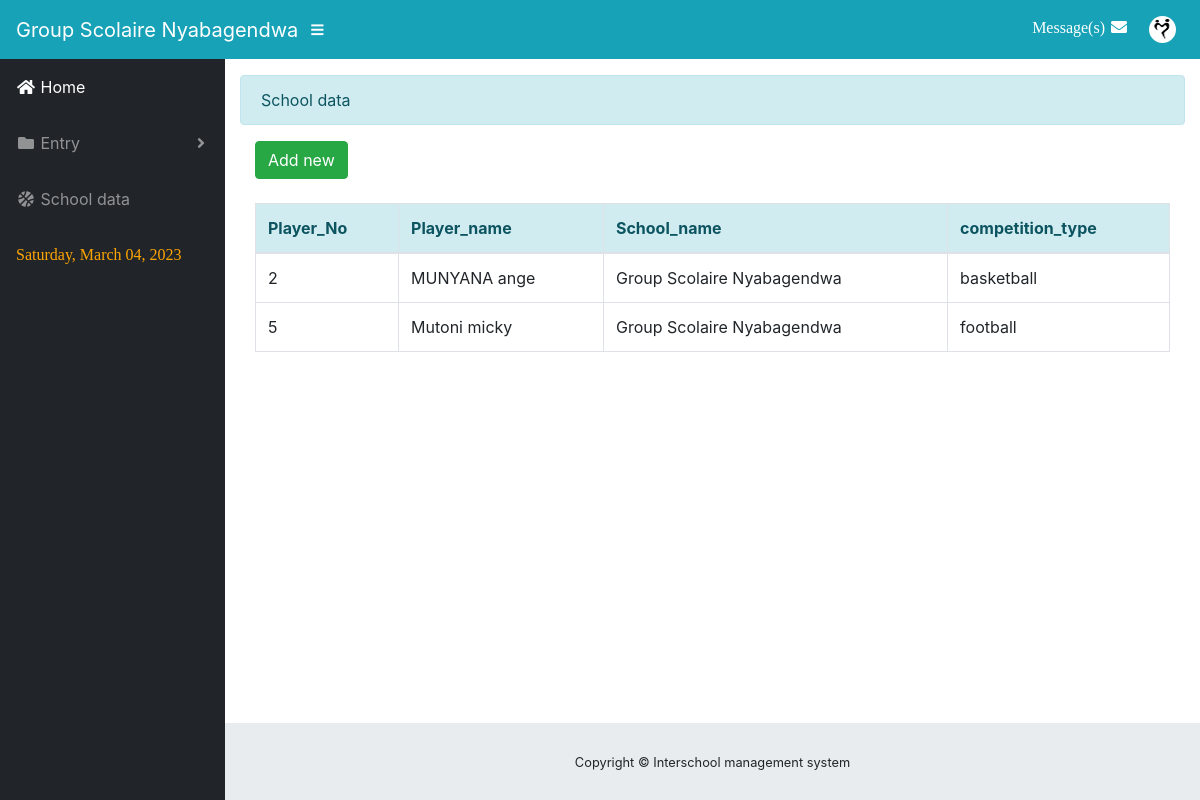
The page /admin/players.php (signed in) on the database its author committed.
### tables this page shows
CREATE TABLE `school_data` (
  `id` int(11) NOT NULL,
  `school_name` varchar(255) NOT NULL,
  `school_log_image` text NOT NULL,
  `school_province` varchar(255) NOT NULL,
  `competition__type` varchar(255) NOT NULL,
  `date_register` date NOT NULL,
  `district` varchar(255) NOT NULL,
  `email` varchar(255) NOT NULL,
  `password` varchar(255) NOT NULL,
  `phonenumber` int(11) NOT NULL
);

CREATE TABLE `players` (
  `player_id` int(11) NOT NULL,
  `player_name` varchar(255) NOT NULL,
  `school_id` int(11) NOT NULL,
  `competition_type` varchar(255) NOT NULL
);

### admin/school_data/player.php (the view, shortened to what this page needs)
                                    <?php
						   $sqlschool = 'SELECT * FROM school_data';
						   $resultsql = mysqli_query($conn,$sqlschool);
								?>
<div class = "alert alert-info">School data</div>
<div class = "well col-lg-12">
	<button type = "button" class = "btn btn-success" data-target = "#myModal" data-toggle = "modal"><span class = "glyphicon glyphicon-plus"></span> Add new</button>
	<br />
	<br />
	<table id = "table" class = "table table-bordered">
		<thead>
			<tr class = "alert-info">
				<th>Player_No</th>
				<th>Player_name</th>
				<th>School_name</th>
				<th>competition_type</th>
			</tr>
		</thead>
		<tbody>
                 <?php
                         $sql = "SELECT * FROM players WHERE school_id = '$id' limit 23";
                         $result = mysqli_query($conn,$sql);
				while ($f_admin = mysqli_fetch_array($result)) {
                         ?>
			<tr>
				<td><?php echo $f_admin['player_id']?></td>
				<td><?php echo $f_admin['player_name']?></td>
				<td><?php echo $row['school_name']?></td>
				<td><?php echo $f_admin['competition_type']?></td>
			</tr>
			<?php } ?>
		</tbody>
	</table>
<br />
<br />
<br />
</div>

### admin/players.php (shortened to what this page needs)
<?php include '../includes/conn.php'; ?>
<?php
$id = $_SESSION['id'];
$sql = "SELECT * FROM school_data where id = '$id'";
$result = mysqli_query($conn,$sql);
$row = mysqli_fetch_array($result);
?>
<!DOCTYPE html>
<html lang="en">
  <head>
    <link href="vendor/bootstrap/css/bootstrap.min.css" rel="stylesheet">
    <link href="vendor/fontawesome-free/css/all.min.css" rel="stylesheet" type="text/css">
    <link href="vendor/datatables/dataTables.bootstrap4.css" rel="stylesheet">
    <link href="css/sb-admin.css" rel="stylesheet">
    <link href="css/datepicker.css" rel="stylesheet" type="text/css" />
  </head>
  <body id="page-top">
    <nav class="navbar navbar-expand navbar-dark static-top bg-info">
      <a class="navbar-brand mr-1" href="index.php" style=""><?php echo $row['school_name'];?></a>
      <button class="btn btn-link btn-sm text-white order-1 order-sm-0" id="sidebarToggle" href="#">
        <i class="fas fa-bars"></i>
      </button>
      <ul class="navbar-nav ml-auto ml-md-0" style="font-family: AR BLANCA">
         <li class="nav-item dropdown no-arrow mx-1">
          <a class="nav-link dropdown-toggle active" href="#" id="messagesDropdown" role="button" data-toggle="dropdown" aria-haspopup="true" aria-expanded="false">Message(s)
             <i class="fas fa-envelope fa-fw"></i>
          </a>
        </li>
        <li class="nav-item dropdown no-arrow">
          <a class="nav-link dropdown-toggle active" href="#" id="userDropdown" role="button" data-toggle="dropdown" aria-haspopup="true" aria-expanded="false">
            <img src = "../image/db_image/<?php echo $row['school_log_image']?>" width="27rem" height = "27rem" style = "border-radius:50%;">
          </a>
        </li>
      </ul>
    </nav>
    <div id="wrapper">
      <ul class="sidebar navbar-nav">
        <li class="nav-item active">
          <a class="nav-link" href="../index.php">
            <i class="fas fa-fw fa-home"></i>
            <span>Home</span>
          </a>
        </li>
        <li class="nav-item dropdown">
          <a class="nav-link dropdown-toggle" href="#" id="pagesDropdown" role="button" data-toggle="dropdown" aria-haspopup="true" aria-expanded="false">
            <i class="fas fa-fw fa-folder"></i>
            <span>Entry</span>
          </a>
        </li>
        <li class="nav-item">
          <a class="nav-link" href="./school_data.php">
            <i class="fas fa-fw fa-basketball-ball"></i>
            <span>School data</span></a>
           </li>
          <li class="nav-item">
            <a class="nav-link">
          <div style="font-family: AR BLANCA;color: orange">
                       <?php
                        $Today = strftime("%Y-%m-%d");
                        echo date('l, F d, Y',strtotime($Today) );
                        ?>
                    </div>
                  </a>
                </li>
      </ul>
            <div id="content-wrapper">
        <div class="container-fluid">
            <?php include 'school_data/player.php'; ?>
        </div>
        <footer class="sticky-footer">
          <div class="container my-auto">
            <div class="copyright text-center my-auto">
              <span>Copyright © Interschool management system</span>
            </div>
          </div>
        </footer>
      </div>
    </div>
  </body>
</html>

### admin/css/sb-admin.css (style rules this page uses)
html { position: relative; min-height: 100%; }
body { height: 100%; }
#wrapper { display: -webkit-box; display: -ms-flexbox; display: flex; }
#wrapper #content-wrapper { overflow-x: hidden; width: 100%; padding-top: 1rem; padding-bottom: 80px; }
.navbar-nav .nav-item.active .nav-link { color: #fff; }
.navbar-nav .nav-item.dropdown .dropdown-toggle::after { width: 1rem; text-align: center; float: right; vertical-align: 0; border: 0; font-weight: 900; content: '\f105'; font-family: 'Font Awesome 5 Free'; }
.navbar-nav .nav-item.dropdown.no-arrow .dropdown-toggle::after { display: none; }
.sidebar { width: 90px !important; background-color: #212529; min-height: calc(100vh - 56px); }
.sidebar .nav-item:last-child { margin-bottom: 1rem; }
.sidebar .nav-item .nav-link { text-align: center; padding: 0.75rem 1rem; width: 90px; }
.sidebar .nav-item .nav-link span { font-size: 0.65rem; display: block; }
.sidebar .nav-item.dropdown .dropdown-toggle::after { display: none; }
.sidebar .nav-item .nav-link { color: rgba(255, 255, 255, 0.5); }
@media (min-width: 768px) { .sidebar { width: 225px !important; } }
@media (min-width: 768px) { .sidebar .nav-item .nav-link { display: block; width: 100%; text-align: left; padding: 1rem; width: 225px; } }
@media (min-width: 768px) { .sidebar .nav-item .nav-link span { font-size: 1rem; display: inline; } }
@media (min-width: 768px) { .sidebar .nav-item.dropdown .dropdown-toggle::after { display: block; } }
:root { --input-padding-x: 0.75rem; --input-padding-y: 0.75rem; }
footer.sticky-footer { display: -webkit-box; display: -ms-flexbox; display: flex; position: absolute; right: 0; bottom: 0; width: calc(100% - 90px); height: 80px; background-color: #e9ecef; }
footer.sticky-footer .copyright { line-height: 1; font-size: 0.8rem; }
@media (min-width: 768px) { footer.sticky-footer { width: calc(100% - 225px); } }

### rows shown on the page
school_data: school_name "Group Scolaire Nyabagendwa", school_log_image (picture)
players: player_id "2", player_name "MUNYANA ange", school.school_name "Group Scolaire Nyabagendwa", competition_type "basketball"
players: player_id "5", player_name "Mutoni micky", school.school_name "Group Scolaire Nyabagendwa", competition_type "football"

### other values the page prints
date('l, F d, Y',strtotime($Today) ) "Saturday, March 04, 2023"
